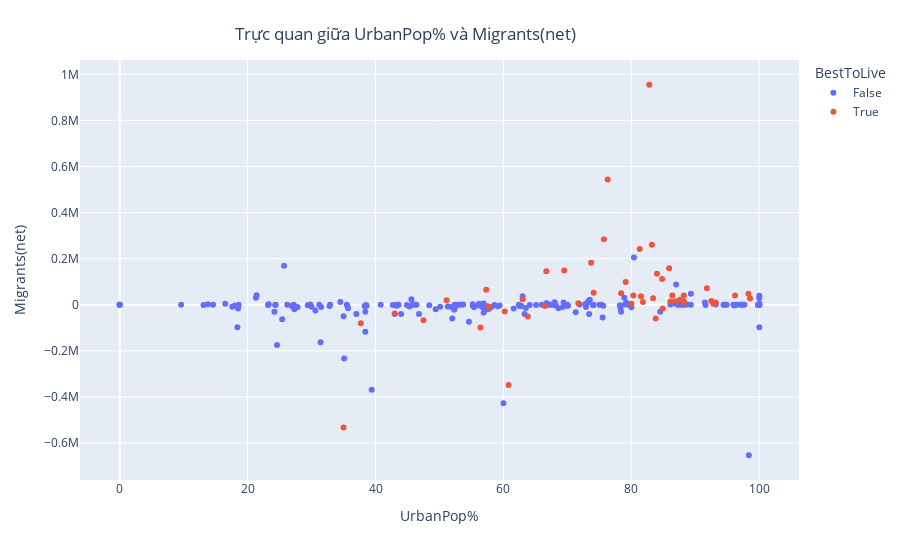

The notebook cell saved with this chart:
### Markdown cell above
Vẽ đồ thị trực quan với trục hoành là trục UrbanPop% và trục tung là Migrants(net), và điểm chấm màu đỏ là các nước được cho là **Đáng sống**.

### Code cell
fig=px.scatter(df_train, x="UrbanPop%", y="Migrants(net)",
        color="BestToLive", hover_data=['Country'])
fig.update_layout(
    title={
        'text': "Trực quan giữa UrbanPop% và Migrants(net)",
        'y':0.95,
        'x':0.45,
        'xanchor': 'center',
        'yanchor': 'top'})

fig.show()

### Figure 1 — Plotly figure (JSON) as saved in the notebook; plotly's stock layout.template omitted (floating-point values rounded to 4 significant figures; data arrays with more than 128 entries replaced by an {"elided": "..."} marker saying what was removed)
{"data": [{"customdata": {"elided": "186x1 str values"}, "hovertemplate": "BestToLive=False<br>UrbanPop%=%{x}<br>Migrants(net)=%{y}<br>Country=%{customdata[0]}<extra></extra>", "legendgroup": "False", "marker": {"color": "#636efa", "symbol": "circle"}, "mode": "markers", "name": "False", "orientation": "v", "showlegend": true, "type": "scatter", "x": {"elided": "186 float values"}, "xaxis": "x", "y": {"elided": "186 int values"}, "yaxis": "y"}, {"customdata": [["Argentina"], ["Australia"], ["Austria"], ["Belgium"], ["Brazil"], ["Canada"], ["Chile"], ["China"], ["Costa Rica"], ["Croatia"], ["Denmark"], ["Egypt"], ["Finland"], ["France"], ["Germany"], ["Greece"], ["Hungary"], ["India"], ["Indonesia"], ["Ireland"], ["Israel"], ["Italy"], ["Japan"], ["Luxembourg"], ["Malaysia"], ["Mexico"], ["Morocco"], ["Netherlands"], ["New Zealand"], ["Norway"], ["Peru"], ["Philippines"], ["Poland"], ["Portugal"], ["Qatar"], ["Russia"], ["Saudi Arabia"], ["Singapore"], ["South Africa"], ["South Korea"], ["Spain"], ["Sweden"], ["Switzerland"], ["Thailand"], ["Turkey"], ["United Arab Emirates"], ["United Kingdom"], ["United States"], ["Vietnam"]], "hovertemplate": "BestToLive=True<br>UrbanPop%=%{x}<br>Migrants(net)=%{y}<br>Country=%{customdata[0]}<extra></extra>", "legendgroup": "True", "marker": {"color": "#EF553B", "symbol": "circle"}, "mode": "markers", "name": "True", "orientation": "v", "showlegend": true, "type": "scatter", "x": [92.8, 85.9, 57.3, 98.3, 87.6, 81.3, 84.8, 60.8, 80, 57.7, 88.2, 43, 86.1, 81.5, 76.3, 84.9, 71.7, 35, 56.4, 63, 93.2, 69.5, 91.8, 88.2, 78.4, 83.8, 63.8, 92.5, 86.9, 83.4, 79.1, 47.5, 60.2, 66.5, 96.2, 73.7, 84, 98.56, 66.7, 81.8, 80.3, 88.2, 74.1, 51.1, 75.7, 86.4, 83.2, 82.8, 37.7], "xaxis": "x", "y": [4800, 158246, 65000, 48000, 21200, 242032, 111708, -348399, 4200, -8001, 15200, -38033, 14000, 36527, 543822, -16000, 6000, -532687, -98955, 23604, 10000, 148943, 71560, 9741, 50000, -60000, -51419, 16000, 14881, 28000, 99069, -67152, -29395, -6000, 40000, 182456, 134979, 27028, 145405, 11731, 40000, 40000, 52000, 19444, 283922, 40000, 260650, 954806, -80000], "yaxis": "y"}], "layout": {"legend": {"title": {"text": "BestToLive"}, "tracegroupgap": 0}, "margin": {"t": 60}, "title": {"text": "Trực quan giữa UrbanPop% và Migrants(net)", "x": 0.45, "xanchor": "center", "y": 0.95, "yanchor": "top"}, "xaxis": {"anchor": "y", "domain": [0, 1], "title": {"text": "UrbanPop%"}}, "yaxis": {"anchor": "x", "domain": [0, 1], "title": {"text": "Migrants(net)"}}}}
